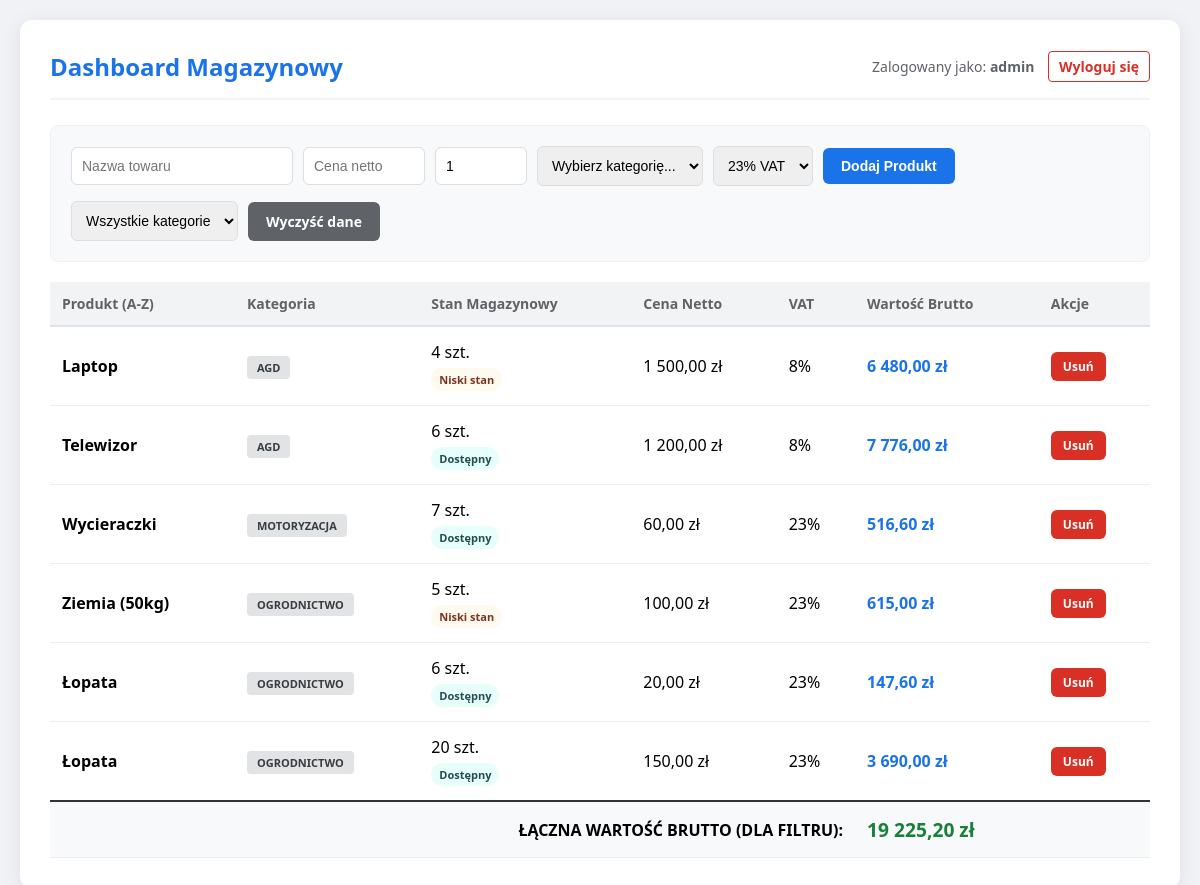
/index.php (signed in), run on the app's committed database.
### tables this page shows
CREATE TABLE `produkty` (
  `id` int(11) NOT NULL,
  `nazwa` varchar(255) NOT NULL,
  `cena_netto` decimal(10,2) NOT NULL,
  `stawka_vat` int(11) DEFAULT 23,
  `data_dodania` timestamp NOT NULL DEFAULT current_timestamp(),
  `ilosc` int(11) DEFAULT 1,
  `kategoria_id` int(11) DEFAULT NULL
);

CREATE TABLE `kategorie` (
  `id` int(11) NOT NULL,
  `nazwa` varchar(100) NOT NULL
);

### index.php (called while the page is built, shortened)
<?php
require_once 'ProductController.php';
$app = new ProductController();
$produkty = $app->handle();
$summary = $app->getSummary($produkty);
include 'view.php';

### Database.php (called while the page is built, shortened)
<?php
class Database {
    private $host = 'localhost';
    private $db   = 'firma_db';
    private $user = 'root';
    private $pass = '';
    public function __construct() {
        try {
            $this->conn = new PDO("mysql:host=$this->host;dbname=$this->db;charset=utf8", $this->user, $this->pass);
        } catch(PDOException $e) {
            die("Błąd połączenia: " . $e->getMessage());
        }
    }
}

### ProductController.php (called while the page is built, shortened)
<?php
require_once 'ProductModel.php';
class ProductController {
    private $model;
    public function __construct() {
        $this->model = new ProductModel();
    }
    public function handle() {
        $kat_filter = $_GET['f_kat'] ?? '';
        return $this->model->getAll($kat_filter);
    }
    public function getSummary($produkty_list) {
        $netto = 0; $vat = 0; $brutto = 0;
        foreach ($produkty_list as $p) {
            $w_netto = $p['cena_netto'] * $p['ilosc'];
            $netto += $w_netto;
            $vat += $w_netto * ($p['stawka_vat'] / 100);
            $brutto += $w_netto * (1 + $p['stawka_vat'] / 100);
        }
        return ['suma_netto' => $netto, 'suma_vat' => $vat, 'suma_brutto' => $brutto];
    }
}

### ProductModel.php (called while the page is built, shortened)
<?php
require_once 'Database.php';
class ProductModel {
    private $db;
    public function __construct() {
        $this->db = (new Database())->conn;
    }
    public function getAll($kategoria_id = '') {
        $sql = "SELECT p.*, k.nazwa as kategoria_nazwa
                FROM produkty p
                LEFT JOIN kategorie k ON p.kategoria_id = k.id";
        $params = [];
        $sql .= " ORDER BY p.nazwa ASC";
        $stmt = $this->db->prepare($sql);
        $stmt->execute($params);
        return $stmt->fetchAll(PDO::FETCH_ASSOC);
    }
}

### view.php (the view, shortened to what this page needs)
<!DOCTYPE html>
<html lang="pl">
<head>
</head>
<body>
    <div class="container">
        <header class="header-flex">
            <h1>Dashboard Magazynowy</h1>
            <div class="user-info">
                Zalogowany jako: <strong><?= htmlspecialchars($_SESSION['user']) ?></strong>
                <a href="?logout=1" class="logout-link">Wyloguj się</a>
            </div>
        </header>
        <main>
            <section class="toolbar">
                <form method="POST" style="display: flex; gap: 10px; align-items: center; flex-wrap: wrap;">
                    <input type="text" name="nazwa" placeholder="Nazwa towaru" required style="width: 200px;">
                    <input type="number" step="0.01" name="cena" placeholder="Cena netto" required style="width: 100px;">
                    <input type="number" name="ilosc" value="1" min="0" style="width: 70px;">
                    <select name="kategoria_id" required>
                        <option value="">Wybierz kategorię...</option>
                    </select>
                    <select name="vat">
                        <option value="23">23% VAT</option>
                    </select>
                    <button type="submit" class="btn btn-add">Dodaj Produkt</button>
                </form>
                <form method="GET" style="display: flex; gap: 10px; align-items: center;">
                    <select name="f_kat" onchange="this.form.submit()">
                        <option value="">Wszystkie kategorie</option>
                    </select>
                    <a href="?clear_all=1" class="btn btn-clear" onclick="return confirm('Czy na pewno usunąć WSZYSTKIE produkty?')">Wyczyść dane</a>
                </form>
            </section>
            <section>
                <table>
                    <thead>
                        <tr>
                            <th>Produkt (A-Z)</th>
                            <th>Kategoria</th>
                            <th>Stan Magazynowy</th>
                            <th>Cena Netto</th>
                            <th>VAT</th>
                            <th>Wartość Brutto</th>
                            <th>Akcje</th>
                        </tr>
                    </thead>
                    <tbody>
                        <?php foreach ($produkty as $p):
                            $w_netto = $p['cena_netto'] * $p['ilosc'];
                            $w_brutto = $w_netto * (1 + $p['stawka_vat']/100);
                            if ($p['ilosc'] <= 0) { $s_cl = "status-crit"; $s_tx = "Brak"; }
                            elseif ($p['ilosc'] <= 5) { $s_cl = "status-warn"; $s_tx = "Niski stan"; }
                            else { $s_cl = "status-ok"; $s_tx = "Dostępny"; }
                        ?>
                        <tr>
                            <td><strong><?= htmlspecialchars($p['nazwa']) ?></strong></td>
                            <td><span class="badge-cat"><?= htmlspecialchars($p['kategoria_nazwa'] ?? 'Brak') ?></span></td>
                            <td>
                                <?= $p['ilosc'] ?> szt. <br>
                                <span class="status <?= $s_cl ?>"><?= $s_tx ?></span>
                            </td>
                            <td><?= number_format($p['cena_netto'], 2, ',', ' ') ?> zł</td>
                            <td><?= $p['stawka_vat'] ?>%</td>
                            <td style="font-weight:bold; color: #1a73e8;"><?= number_format($w_brutto, 2, ',', ' ') ?> zł</td>
                            <td>
                                <a href="?delete=<?= $p['id'] ?>" class="btn btn-del" onclick="return confirm('Usunąć produkt?')">Usuń</a>
                            </td>
                        </tr>
                        <?php endforeach; ?>
                    </tbody>
                    <tfoot>
                        <tr class="summary-row">
                            <td colspan="5" style="text-align: right;">ŁĄCZNA WARTOŚĆ BRUTTO (DLA FILTRU):</td>
                            <td colspan="2" style="color: #188038; font-size: 1.2em;"><?= number_format($summary['suma_brutto'], 2, ',', ' ') ?> zł</td>
                        </tr>
                    </tfoot>
                </table>
            </section>
        </main>
    </div>
</body>
</html>

### view.php (style rules this page uses)
body { font-family: 'Segoe UI', sans-serif; background: #f0f2f5; margin: 0; padding: 20px; }
.container { max-width: 1200px; margin: auto; background: white; padding: 30px; border-radius: 12px; box-shadow: 0 4px 20px rgba(0,0,0,0.08); }
.header-flex { display: flex; justify-content: space-between; align-items: center; border-bottom: 2px solid #f1f3f4; padding-bottom: 15px; margin-bottom: 25px; }
h1 { color: #1a73e8; margin: 0; font-size: 24px; }
.user-info { font-size: 14px; color: #5f6368; }
.logout-link { color: #d93025; text-decoration: none; font-weight: bold; margin-left: 10px; border: 1px solid #d93025; padding: 5px 10px; border-radius: 4px; transition: 0.2s; }
.toolbar { background: #f8f9fa; padding: 20px; border-radius: 8px; margin-bottom: 20px; display: flex; justify-content: space-between; align-items: flex-end; flex-wrap: wrap; gap: 15px; border: 1px solid #eef0f2; }
input, select { padding: 10px; border: 1px solid #ddd; border-radius: 6px; font-size: 14px; }
table { width: 100%; border-collapse: collapse; margin-top: 10px; }
th { background: #f1f3f4; text-align: left; padding: 12px; border-bottom: 2px solid #dee2e6; color: #5f6368; font-size: 14px; }
td { padding: 14px 12px; border-bottom: 1px solid #eee; vertical-align: middle; }
.btn { padding: 10px 18px; border: none; border-radius: 6px; cursor: pointer; color: white; text-decoration: none; font-weight: 600; font-size: 14px; transition: 0.2s; display: inline-block; }
.btn-add { background: #1a73e8; }
.btn-del { background: #d93025; padding: 6px 12px; font-size: 12px; }
.btn-clear { background: #5f6368; }
.badge-cat { background: #e2e3e5; color: #383d41; padding: 4px 10px; border-radius: 4px; font-size: 11px; font-weight: bold; text-transform: uppercase; }
.status { display: inline-block; padding: 4px 8px; border-radius: 12px; font-size: 11px; font-weight: bold; margin-top: 5px; }
.status-ok { background: #e6fffa; color: #234e52; }
.status-warn { background: #fffaf0; color: #7b341e; }
.summary-row td { background: #f8f9fa; font-weight: bold; border-top: 2px solid #333; }

### data on the page
produkty: nazwa "Laptop", kategoria.nazwa "AGD", ilosc "4", ilosc "Niski stan", cena_netto "1 500,00", stawka_vat "8", w_brutto "6 480,00"
produkty: nazwa "Telewizor", kategoria.nazwa "AGD", ilosc "6", ilosc "Dostępny", cena_netto "1 200,00", stawka_vat "8", w_brutto "7 776,00"
produkty: nazwa "Wycieraczki", kategoria.nazwa "MOTORYZACJA", ilosc "7", ilosc "Dostępny", cena_netto "60,00", stawka_vat "23", w_brutto "516,60"
produkty: nazwa "Ziemia (50kg)", kategoria.nazwa "OGRODNICTWO", ilosc "5", ilosc "Niski stan", cena_netto "100,00", stawka_vat "23", w_brutto "615,00"
produkty: nazwa "Łopata", kategoria.nazwa "OGRODNICTWO", ilosc "6", ilosc "Dostępny", cena_netto "20,00", stawka_vat "23", w_brutto "147,60"
produkty: nazwa "Łopata", kategoria.nazwa "OGRODNICTWO", ilosc "20", ilosc "Dostępny", cena_netto "150,00", stawka_vat "23", w_brutto "3 690,00"

### other printed values
$_SESSION['user'] "admin"
$summary['suma_brutto'] "19 225,20"
